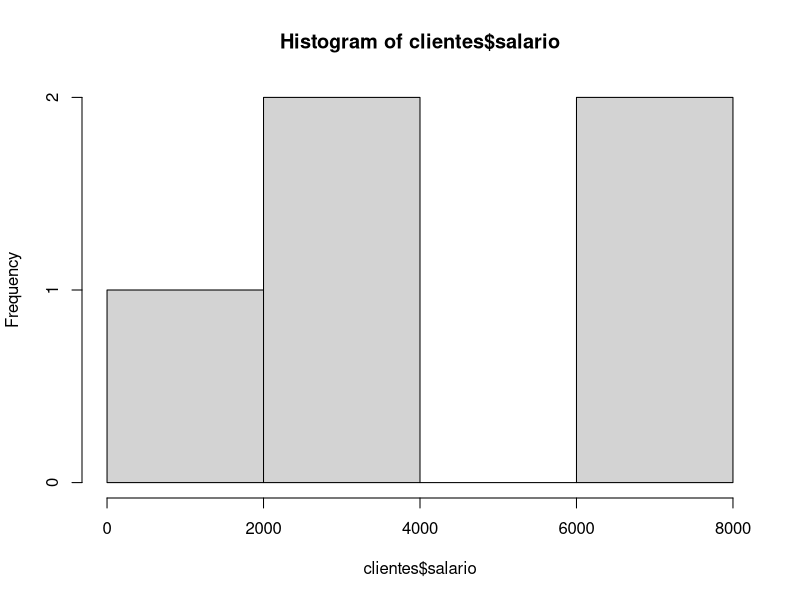
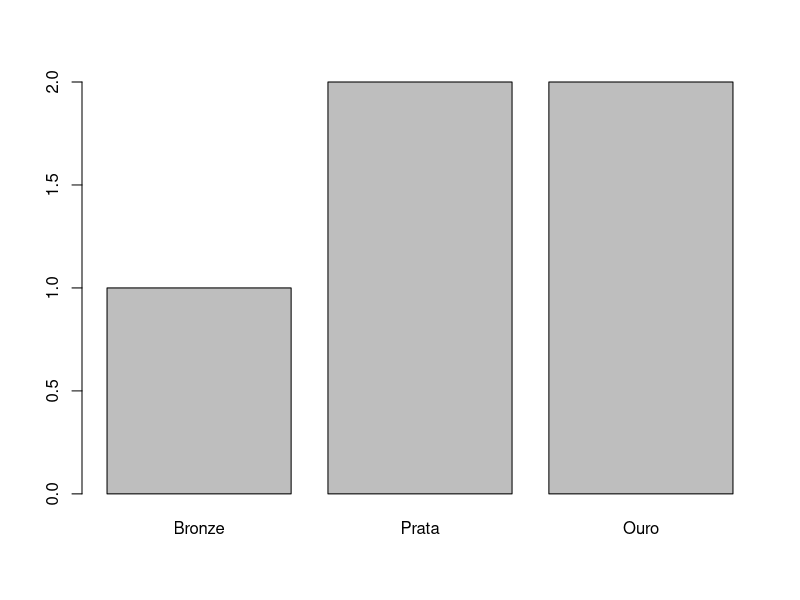

Generate these figures, in order, with R:
clientes <- data.frame(
  nome = c("Bob", "Tom", "Ana", "Mel", "Dan"), # Variável Nominal
  idade = c(20, 30, 22, 42, 37), # Variável Discreta
  salario = c(6534.5, 2145.5, 7821.1, 966.4, 3254.1), # Variável Contínua
  plano = factor( # Variável Ordinal
    c("Ouro", "Prata", "Ouro", "Bronze", "Prata"),
    levels = c("Bronze", "Prata", "Ouro"),
    ordered = TRUE
  ),
  area = factor(
    c("Humanas", "Biológicas", "Exatas", "Biológicas", "Humanas"),
    levels = c("Humanas", "Biológicas", "Exatas"),
    ordered = FALSE
  )
)

clientes$plano

clientes$area

hist(clientes$salario)

barplot(table(clientes$plano))
